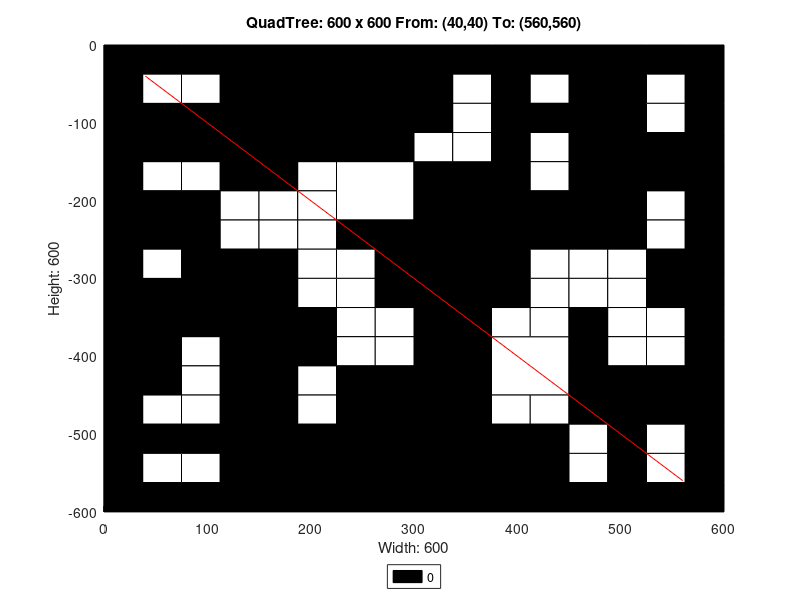

Source code (MATLAB):
axis([0 600 -600 0]);
title('QuadTree: 600 x 600 From: (40,40) To: (560,560)');
xlabel('Width: 600');
ylabel('Height: 600');
rectangle('Position',[150 -150 150 150], 'FaceColor',[0 0 0]);
rectangle('Position',[0 -150 75 75], 'FaceColor',[0 0 0]);
rectangle('Position',[75 -150 75 75], 'FaceColor',[0 0 0]);
rectangle('Position',[225 -225 75 75], 'FaceColor',[1 1 1]);
rectangle('Position',[450 -75 75 75], 'FaceColor',[0 0 0]);
rectangle('Position',[450 -150 75 75], 'FaceColor',[0 0 0]);
rectangle('Position',[300 -225 75 75], 'FaceColor',[0 0 0]);
rectangle('Position',[300 -300 75 75], 'FaceColor',[0 0 0]);
rectangle('Position',[450 -225 75 75], 'FaceColor',[0 0 0]);
rectangle('Position',[0 -375 75 75], 'FaceColor',[0 0 0]);
rectangle('Position',[75 -375 75 75], 'FaceColor',[0 0 0]);
rectangle('Position',[0 -450 75 75], 'FaceColor',[0 0 0]);
rectangle('Position',[225 -525 75 75], 'FaceColor',[0 0 0]);
rectangle('Position',[150 -600 75 75], 'FaceColor',[0 0 0]);
rectangle('Position',[225 -600 75 75], 'FaceColor',[0 0 0]);
rectangle('Position',[300 -375 75 75], 'FaceColor',[0 0 0]);
rectangle('Position',[300 -450 75 75], 'FaceColor',[0 0 0]);
rectangle('Position',[375 -450 75 75], 'FaceColor',[1 1 1]);
rectangle('Position',[300 -525 75 75], 'FaceColor',[0 0 0]);
rectangle('Position',[300 -600 75 75], 'FaceColor',[0 0 0]);
rectangle('Position',[375 -600 75 75], 'FaceColor',[0 0 0]);
rectangle('Position',[0 -37.5 37.5 37.5], 'FaceColor',[0 0 0]);
rectangle('Position',[37.5 -37.5 37.5 37.5], 'FaceColor',[0 0 0]);
rectangle('Position',[0 -75 37.5 37.5], 'FaceColor',[0 0 0]);
rectangle('Position',[37.5 -75 37.5 37.5], 'FaceColor',[1 1 1]);
rectangle('Position',[75 -37.5 37.5 37.5], 'FaceColor',[0 0 0]);
rectangle('Position',[112.5 -37.5 37.5 37.5], 'FaceColor',[0 0 0]);
rectangle('Position',[75 -75 37.5 37.5], 'FaceColor',[1 1 1]);
rectangle('Position',[112.5 -75 37.5 37.5], 'FaceColor',[0 0 0]);
rectangle('Position',[0 -187.5 37.5 37.5], 'FaceColor',[0 0 0]);
rectangle('Position',[37.5 -187.5 37.5 37.5], 'FaceColor',[1 1 1]);
rectangle('Position',[0 -225 37.5 37.5], 'FaceColor',[0 0 0]);
rectangle('Position',[37.5 -225 37.5 37.5], 'FaceColor',[0 0 0]);
rectangle('Position',[75 -187.5 37.5 37.5], 'FaceColor',[1 1 1]);
rectangle('Position',[112.5 -187.5 37.5 37.5], 'FaceColor',[0 0 0]);
rectangle('Position',[75 -225 37.5 37.5], 'FaceColor',[0 0 0]);
rectangle('Position',[112.5 -225 37.5 37.5], 'FaceColor',[1 1 1]);
rectangle('Position',[0 -262.5 37.5 37.5], 'FaceColor',[0 0 0]);
rectangle('Position',[37.5 -262.5 37.5 37.5], 'FaceColor',[0 0 0]);
rectangle('Position',[0 -300 37.5 37.5], 'FaceColor',[0 0 0]);
rectangle('Position',[37.5 -300 37.5 37.5], 'FaceColor',[1 1 1]);
rectangle('Position',[75 -262.5 37.5 37.5], 'FaceColor',[0 0 0]);
rectangle('Position',[112.5 -262.5 37.5 37.5], 'FaceColor',[1 1 1]);
rectangle('Position',[75 -300 37.5 37.5], 'FaceColor',[0 0 0]);
rectangle('Position',[112.5 -300 37.5 37.5], 'FaceColor',[0 0 0]);
rectangle('Position',[150 -187.5 37.5 37.5], 'FaceColor',[0 0 0]);
rectangle('Position',[187.5 -187.5 37.5 37.5], 'FaceColor',[1 1 1]);
rectangle('Position',[150 -225 37.5 37.5], 'FaceColor',[1 1 1]);
rectangle('Position',[187.5 -225 37.5 37.5], 'FaceColor',[1 1 1]);
rectangle('Position',[150 -262.5 37.5 37.5], 'FaceColor',[1 1 1]);
rectangle('Position',[187.5 -262.5 37.5 37.5], 'FaceColor',[1 1 1]);
rectangle('Position',[150 -300 37.5 37.5], 'FaceColor',[0 0 0]);
rectangle('Position',[187.5 -300 37.5 37.5], 'FaceColor',[1 1 1]);
rectangle('Position',[225 -262.5 37.5 37.5], 'FaceColor',[0 0 0]);
rectangle('Position',[262.5 -262.5 37.5 37.5], 'FaceColor',[0 0 0]);
rectangle('Position',[225 -300 37.5 37.5], 'FaceColor',[1 1 1]);
rectangle('Position',[262.5 -300 37.5 37.5], 'FaceColor',[0 0 0]);
rectangle('Position',[300 -37.5 37.5 37.5], 'FaceColor',[0 0 0]);
rectangle('Position',[337.5 -37.5 37.5 37.5], 'FaceColor',[0 0 0]);
rectangle('Position',[300 -75 37.5 37.5], 'FaceColor',[0 0 0]);
rectangle('Position',[337.5 -75 37.5 37.5], 'FaceColor',[1 1 1]);
rectangle('Position',[375 -37.5 37.5 37.5], 'FaceColor',[0 0 0]);
rectangle('Position',[412.5 -37.5 37.5 37.5], 'FaceColor',[0 0 0]);
rectangle('Position',[375 -75 37.5 37.5], 'FaceColor',[0 0 0]);
rectangle('Position',[412.5 -75 37.5 37.5], 'FaceColor',[1 1 1]);
rectangle('Position',[300 -112.5 37.5 37.5], 'FaceColor',[0 0 0]);
rectangle('Position',[337.5 -112.5 37.5 37.5], 'FaceColor',[1 1 1]);
rectangle('Position',[300 -150 37.5 37.5], 'FaceColor',[1 1 1]);
rectangle('Position',[337.5 -150 37.5 37.5], 'FaceColor',[1 1 1]);
rectangle('Position',[375 -112.5 37.5 37.5], 'FaceColor',[0 0 0]);
rectangle('Position',[412.5 -112.5 37.5 37.5], 'FaceColor',[0 0 0]);
rectangle('Position',[375 -150 37.5 37.5], 'FaceColor',[0 0 0]);
rectangle('Position',[412.5 -150 37.5 37.5], 'FaceColor',[1 1 1]);
rectangle('Position',[525 -37.5 37.5 37.5], 'FaceColor',[0 0 0]);
rectangle('Position',[562.5 -37.5 37.5 37.5], 'FaceColor',[0 0 0]);
rectangle('Position',[525 -75 37.5 37.5], 'FaceColor',[1 1 1]);
rectangle('Position',[562.5 -75 37.5 37.5], 'FaceColor',[0 0 0]);
rectangle('Position',[525 -112.5 37.5 37.5], 'FaceColor',[1 1 1]);
rectangle('Position',[562.5 -112.5 37.5 37.5], 'FaceColor',[0 0 0]);
rectangle('Position',[525 -150 37.5 37.5], 'FaceColor',[0 0 0]);
rectangle('Position',[562.5 -150 37.5 37.5], 'FaceColor',[0 0 0]);
rectangle('Position',[375 -187.5 37.5 37.5], 'FaceColor',[0 0 0]);
rectangle('Position',[412.5 -187.5 37.5 37.5], 'FaceColor',[1 1 1]);
rectangle('Position',[375 -225 37.5 37.5], 'FaceColor',[0 0 0]);
rectangle('Position',[412.5 -225 37.5 37.5], 'FaceColor',[0 0 0]);
rectangle('Position',[375 -262.5 37.5 37.5], 'FaceColor',[0 0 0]);
rectangle('Position',[412.5 -262.5 37.5 37.5], 'FaceColor',[0 0 0]);
rectangle('Position',[375 -300 37.5 37.5], 'FaceColor',[0 0 0]);
rectangle('Position',[412.5 -300 37.5 37.5], 'FaceColor',[1 1 1]);
rectangle('Position',[525 -187.5 37.5 37.5], 'FaceColor',[0 0 0]);
rectangle('Position',[562.5 -187.5 37.5 37.5], 'FaceColor',[0 0 0]);
rectangle('Position',[525 -225 37.5 37.5], 'FaceColor',[1 1 1]);
rectangle('Position',[562.5 -225 37.5 37.5], 'FaceColor',[0 0 0]);
rectangle('Position',[450 -262.5 37.5 37.5], 'FaceColor',[0 0 0]);
rectangle('Position',[487.5 -262.5 37.5 37.5], 'FaceColor',[0 0 0]);
rectangle('Position',[450 -300 37.5 37.5], 'FaceColor',[1 1 1]);
rectangle('Position',[487.5 -300 37.5 37.5], 'FaceColor',[1 1 1]);
rectangle('Position',[525 -262.5 37.5 37.5], 'FaceColor',[1 1 1]);
rectangle('Position',[562.5 -262.5 37.5 37.5], 'FaceColor',[0 0 0]);
rectangle('Position',[525 -300 37.5 37.5], 'FaceColor',[0 0 0]);
rectangle('Position',[562.5 -300 37.5 37.5], 'FaceColor',[0 0 0]);
rectangle('Position',[75 -412.5 37.5 37.5], 'FaceColor',[1 1 1]);
rectangle('Position',[112.5 -412.5 37.5 37.5], 'FaceColor',[0 0 0]);
rectangle('Position',[75 -450 37.5 37.5], 'FaceColor',[1 1 1]);
rectangle('Position',[112.5 -450 37.5 37.5], 'FaceColor',[0 0 0]);
rectangle('Position',[150 -337.5 37.5 37.5], 'FaceColor',[0 0 0]);
rectangle('Position',[187.5 -337.5 37.5 37.5], 'FaceColor',[1 1 1]);
rectangle('Position',[150 -375 37.5 37.5], 'FaceColor',[0 0 0]);
rectangle('Position',[187.5 -375 37.5 37.5], 'FaceColor',[0 0 0]);
rectangle('Position',[225 -337.5 37.5 37.5], 'FaceColor',[1 1 1]);
rectangle('Position',[262.5 -337.5 37.5 37.5], 'FaceColor',[0 0 0]);
rectangle('Position',[225 -375 37.5 37.5], 'FaceColor',[1 1 1]);
rectangle('Position',[262.5 -375 37.5 37.5], 'FaceColor',[1 1 1]);
rectangle('Position',[150 -412.5 37.5 37.5], 'FaceColor',[0 0 0]);
rectangle('Position',[187.5 -412.5 37.5 37.5], 'FaceColor',[0 0 0]);
rectangle('Position',[150 -450 37.5 37.5], 'FaceColor',[0 0 0]);
rectangle('Position',[187.5 -450 37.5 37.5], 'FaceColor',[1 1 1]);
rectangle('Position',[225 -412.5 37.5 37.5], 'FaceColor',[1 1 1]);
rectangle('Position',[262.5 -412.5 37.5 37.5], 'FaceColor',[1 1 1]);
rectangle('Position',[225 -450 37.5 37.5], 'FaceColor',[0 0 0]);
rectangle('Position',[262.5 -450 37.5 37.5], 'FaceColor',[0 0 0]);
rectangle('Position',[0 -487.5 37.5 37.5], 'FaceColor',[0 0 0]);
rectangle('Position',[37.5 -487.5 37.5 37.5], 'FaceColor',[1 1 1]);
rectangle('Position',[0 -525 37.5 37.5], 'FaceColor',[0 0 0]);
rectangle('Position',[37.5 -525 37.5 37.5], 'FaceColor',[0 0 0]);
rectangle('Position',[75 -487.5 37.5 37.5], 'FaceColor',[1 1 1]);
rectangle('Position',[112.5 -487.5 37.5 37.5], 'FaceColor',[0 0 0]);
rectangle('Position',[75 -525 37.5 37.5], 'FaceColor',[0 0 0]);
rectangle('Position',[112.5 -525 37.5 37.5], 'FaceColor',[0 0 0]);
rectangle('Position',[0 -562.5 37.5 37.5], 'FaceColor',[0 0 0]);
rectangle('Position',[37.5 -562.5 37.5 37.5], 'FaceColor',[1 1 1]);
rectangle('Position',[0 -600 37.5 37.5], 'FaceColor',[0 0 0]);
rectangle('Position',[37.5 -600 37.5 37.5], 'FaceColor',[0 0 0]);
rectangle('Position',[75 -562.5 37.5 37.5], 'FaceColor',[1 1 1]);
rectangle('Position',[112.5 -562.5 37.5 37.5], 'FaceColor',[0 0 0]);
rectangle('Position',[75 -600 37.5 37.5], 'FaceColor',[0 0 0]);
rectangle('Position',[112.5 -600 37.5 37.5], 'FaceColor',[0 0 0]);
rectangle('Position',[150 -487.5 37.5 37.5], 'FaceColor',[0 0 0]);
rectangle('Position',[187.5 -487.5 37.5 37.5], 'FaceColor',[1 1 1]);
rectangle('Position',[150 -525 37.5 37.5], 'FaceColor',[0 0 0]);
rectangle('Position',[187.5 -525 37.5 37.5], 'FaceColor',[0 0 0]);
rectangle('Position',[375 -337.5 37.5 37.5], 'FaceColor',[0 0 0]);
rectangle('Position',[412.5 -337.5 37.5 37.5], 'FaceColor',[1 1 1]);
rectangle('Position',[375 -375 37.5 37.5], 'FaceColor',[1 1 1]);
rectangle('Position',[412.5 -375 37.5 37.5], 'FaceColor',[1 1 1]);
rectangle('Position',[450 -337.5 37.5 37.5], 'FaceColor',[1 1 1]);
rectangle('Position',[487.5 -337.5 37.5 37.5], 'FaceColor',[1 1 1]);
rectangle('Position',[450 -375 37.5 37.5], 'FaceColor',[0 0 0]);
rectangle('Position',[487.5 -375 37.5 37.5], 'FaceColor',[1 1 1]);
rectangle('Position',[525 -337.5 37.5 37.5], 'FaceColor',[0 0 0]);
rectangle('Position',[562.5 -337.5 37.5 37.5], 'FaceColor',[0 0 0]);
rectangle('Position',[525 -375 37.5 37.5], 'FaceColor',[1 1 1]);
rectangle('Position',[562.5 -375 37.5 37.5], 'FaceColor',[0 0 0]);
rectangle('Position',[450 -412.5 37.5 37.5], 'FaceColor',[0 0 0]);
rectangle('Position',[487.5 -412.5 37.5 37.5], 'FaceColor',[1 1 1]);
rectangle('Position',[450 -450 37.5 37.5], 'FaceColor',[0 0 0]);
rectangle('Position',[487.5 -450 37.5 37.5], 'FaceColor',[0 0 0]);
rectangle('Position',[525 -412.5 37.5 37.5], 'FaceColor',[1 1 1]);
rectangle('Position',[562.5 -412.5 37.5 37.5], 'FaceColor',[0 0 0]);
rectangle('Position',[525 -450 37.5 37.5], 'FaceColor',[0 0 0]);
rectangle('Position',[562.5 -450 37.5 37.5], 'FaceColor',[0 0 0]);
rectangle('Position',[375 -487.5 37.5 37.5], 'FaceColor',[1 1 1]);
rectangle('Position',[412.5 -487.5 37.5 37.5], 'FaceColor',[1 1 1]);
rectangle('Position',[375 -525 37.5 37.5], 'FaceColor',[0 0 0]);
rectangle('Position',[412.5 -525 37.5 37.5], 'FaceColor',[0 0 0]);
rectangle('Position',[450 -487.5 37.5 37.5], 'FaceColor',[0 0 0]);
rectangle('Position',[487.5 -487.5 37.5 37.5], 'FaceColor',[0 0 0]);
rectangle('Position',[450 -525 37.5 37.5], 'FaceColor',[1 1 1]);
rectangle('Position',[487.5 -525 37.5 37.5], 'FaceColor',[0 0 0]);
rectangle('Position',[525 -487.5 37.5 37.5], 'FaceColor',[0 0 0]);
rectangle('Position',[562.5 -487.5 37.5 37.5], 'FaceColor',[0 0 0]);
rectangle('Position',[525 -525 37.5 37.5], 'FaceColor',[1 1 1]);
rectangle('Position',[562.5 -525 37.5 37.5], 'FaceColor',[0 0 0]);
rectangle('Position',[450 -562.5 37.5 37.5], 'FaceColor',[1 1 1]);
rectangle('Position',[487.5 -562.5 37.5 37.5], 'FaceColor',[0 0 0]);
rectangle('Position',[450 -600 37.5 37.5], 'FaceColor',[0 0 0]);
rectangle('Position',[487.5 -600 37.5 37.5], 'FaceColor',[0 0 0]);
rectangle('Position',[525 -562.5 37.5 37.5], 'FaceColor',[1 1 1]);
rectangle('Position',[562.5 -562.5 37.5 37.5], 'FaceColor',[0 0 0]);
rectangle('Position',[525 -600 37.5 37.5], 'FaceColor',[0 0 0]);
rectangle('Position',[562.5 -600 37.5 37.5], 'FaceColor',[0 0 0]);
X=[560,40];
Y=[-560,-40];
hold on;
plot(X,Y,'r');
legend('0','Location','southoutside');
